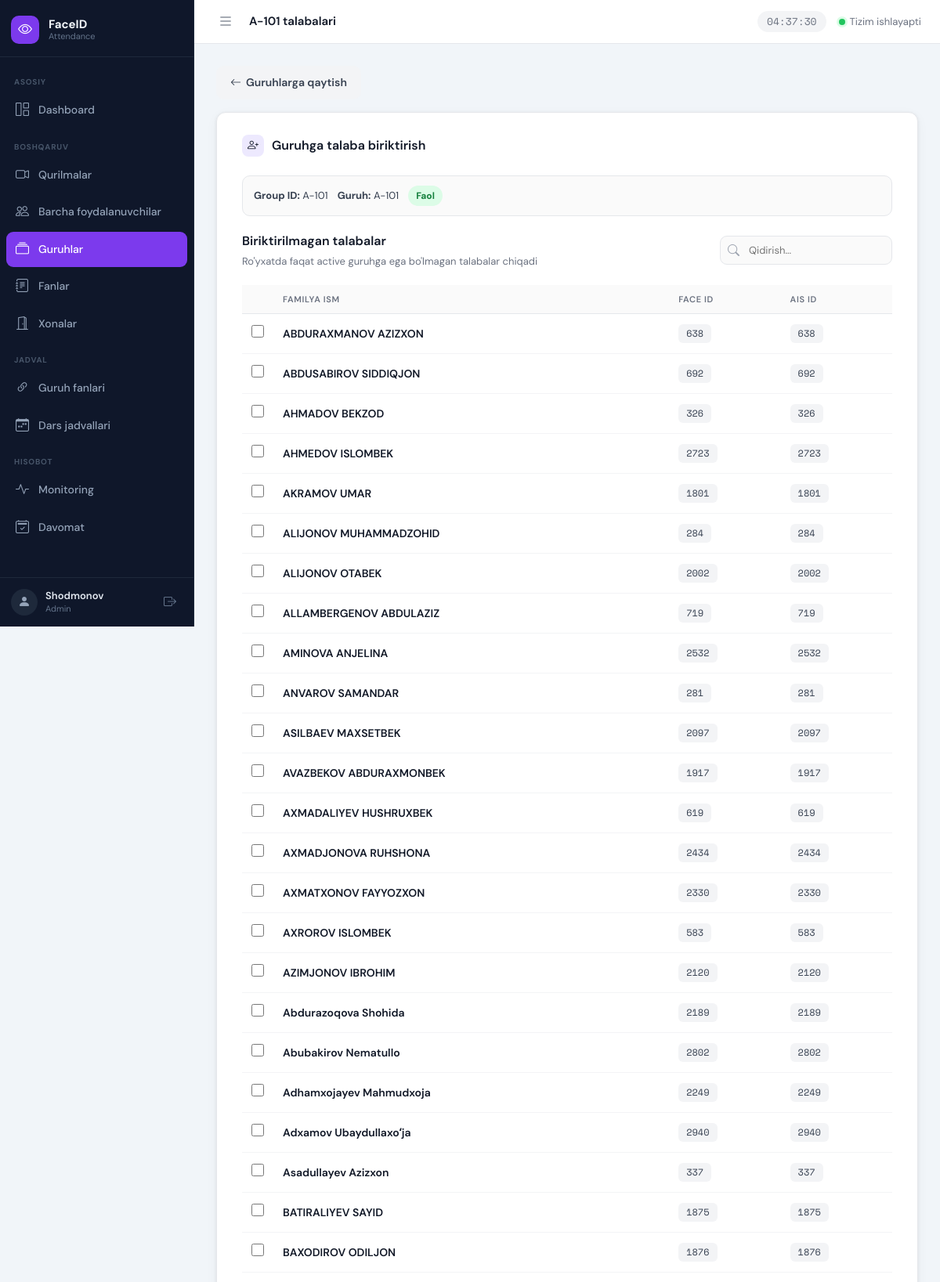
/groups/8/students/ (signed in, upper part), run on the app's committed database.
### apps/groups/models.py (models this page shows, shortened)
class Group(models.Model):
    group_id = models.CharField(max_length=100, unique=True, verbose_name="Group ID")
    group_name = models.CharField(max_length=150, unique=True, verbose_name="Guruh nomi")
    is_active = models.BooleanField(default=True, verbose_name="Faol")
    created_at = models.DateTimeField(auto_now_add=True)
    class Meta:
        verbose_name = "Guruh"
        verbose_name_plural = "Guruhlar"
        ordering = ['group_name']

### apps/user_management/models.py (models this page shows, shortened)
class UserProfile(models.Model):
    class Role(models.TextChoices):
        STUDENT = 'student', 'Talaba'
        TEACHER = 'teacher', "O'qituvchi"
        STAFF   = 'staff',   'Xodim'
    face_id    = models.CharField(max_length=100, unique=True, default='', verbose_name="Face ID")
    ais_id     = models.CharField(max_length=100, unique=True, default='', verbose_name="AIS ID")
    last_name  = models.CharField(max_length=100, verbose_name="Familya")
    first_name = models.CharField(max_length=100, verbose_name="Ism")
    role       = models.CharField(max_length=20, choices=Role.choices, default=Role.STUDENT, verbose_name="Lavozim")
    auth_user  = models.OneToOneField(
        settings.AUTH_USER_MODEL,
        on_delete=models.SET_NULL,
        null=True,
        blank=True,
        related_name='linked_profile',
        verbose_name='Tizim foydalanuvchisi',
    )
    is_active  = models.BooleanField(default=True, verbose_name="Faol")
    created_at = models.DateTimeField(auto_now_add=True)
    class Meta:
        verbose_name        = "Foydalanuvchi"
        verbose_name_plural = "Foydalanuvchilar"
        ordering            = ['last_name', 'first_name']
    def get_full_name(self):
        return f"{self.last_name} {self.first_name}"

### apps/groups/views.py (the view, shortened to what this page needs)
# urls.py: path('<int:group_pk>/students/', views.group_students, name='group_students'),
@login_required
def group_students(request, group_pk):
    group = get_object_or_404(Group, pk=group_pk)
    error = None
    memberships = GroupStudent.objects.select_related('student').filter(group=group)
    available_students = UserProfile.objects.filter(
        role=UserProfile.Role.STUDENT,
        is_active=True,
    ).exclude(group_memberships__is_active=True).order_by('last_name', 'first_name')
    return render(request, 'groups/group_students.html', {
        'group': group,
        'memberships': memberships,
        'available_students': available_students,
        'error': error,
    })

### apps/groups/templates/groups/group_students.html (shortened to what this page needs)
{% extends 'base.html' %}
{% load static %}
{% block page_title %}{{ group.group_name }} talabalari{% endblock %}
{% block nav_groups %}active{% endblock %}
{% block extra_css %}
<link rel="stylesheet" href="{% static 'groups/groups.css' %}">
{% endblock %}
{% block content %}
<div class="page-actions">
    <a href="{% url 'groups:group_list' %}" class="btn-secondary">
        <i class="bi bi-arrow-left"></i>
        Guruhlarga qaytish
    </a>
</div>
<div class="card">
    <div class="card-title">
        <div class="icon"><i class="bi bi-person-plus"></i></div>
        Guruhga talaba biriktirish
    </div>
    <div class="group-summary">
        <span><strong>Group ID:</strong> {{ group.group_id }}</span>
        <span><strong>Guruh:</strong> {{ group.group_name }}</span>
        <span class="status-pill {% if group.is_active %}active{% else %}inactive{% endif %}">
            {% if group.is_active %}Faol{% else %}Nofaol{% endif %}
        </span>
    </div>
    <form method="post">
        <div class="table-header assignment-header">
            <div>
                <h2>Biriktirilmagan talabalar</h2>
                <div class="table-meta">
                    Ro'yxatda faqat active guruhga ega bo'lmagan talabalar chiqadi
                </div>
            </div>
            <div class="table-filters">
                <div class="search-wrap">
                    <input type="text" id="availableSearch" placeholder="Qidirish..." oninput="filterAvailableStudents()">
                </div>
            </div>
        </div>
        <table id="availableStudentsTable">
            <thead>
                <tr>
                    <th></th>
                    <th>Familya Ism</th>
                    <th>Face ID</th>
                    <th>AIS ID</th>
                </tr>
            </thead>
            <tbody>
                {% for student in available_students %}
                <tr>
                    <td class="check-cell">
                        <input type="checkbox" name="students" value="{{ student.id }}">
                    </td>
                    <td class="name">{{ student.get_full_name }}</td>
                    <td><span class="id-badge">{{ student.face_id }}</span></td>
                    <td><span class="id-badge">{{ student.ais_id }}</span></td>
                </tr>
                {% empty %}
                <tr>
                    <td colspan="4" class="empty-row">
                        Biriktirilmagan active talabalar topilmadi.
                    </td>
                </tr>
                {% endfor %}
            </tbody>
        </table>
    </form>
</div>
{% endblock %}

### templates/base.html (shortened to what this page needs)
{% load static %}
<!DOCTYPE html>
<html lang="uz">
<head>
    <link rel="stylesheet" href="https://cdn.jsdelivr.net/npm/bootstrap-icons@1.11.3/font/bootstrap-icons.min.css">
    <link rel="stylesheet" href="{% static 'css/dashboard.css' %}">
    {% block extra_css %}{% endblock %}
</head>
<body>
<aside class="sidebar" id="sidebar">
    <div class="sidebar-logo">
        <div class="logo-icon">
            <i class="bi bi-eye"></i>
        </div>
        <div class="logo-text">
            <span class="logo-title">FaceID</span>
            <span class="logo-sub">Attendance</span>
        </div>
    </div>
    <nav class="sidebar-nav">
        <div class="nav-section-label">Asosiy</div>
        <a href="{% url 'core:dashboard' %}" class="nav-item {% block nav_dashboard %}{% endblock %}">
            <span class="nav-icon"><i class="bi bi-grid-1x2"></i></span>
            <span class="nav-label">Dashboard</span>
        </a>
        <div class="nav-section-label">Boshqaruv</div>
        <a href="{% url 'devices:device_list' %}" class="nav-item {% block nav_devices %}{% endblock %}">
            <span class="nav-icon"><i class="bi bi-camera-video"></i></span>
            <span class="nav-label">Qurilmalar</span>
        </a>
        <a href="{% url 'user_management:user_list' %}" class="nav-item user-menu-parent {% block nav_users %}{% endblock %}" id="userMenuParent">
            <span class="nav-icon"><i class="bi bi-people"></i></span>
            <span class="nav-label">Barcha foydalanuvchilar</span>
        </a>
        <a href="{% url 'groups:group_list' %}" class="nav-item {% block nav_groups %}{% endblock %}">
            <span class="nav-icon"><i class="bi bi-collection"></i></span>
            <span class="nav-label">Guruhlar</span>
        </a>
        <a href="{% url 'subjects:subject_list' %}" class="nav-item {% block nav_subjects %}{% endblock %}">
            <span class="nav-icon"><i class="bi bi-journal-text"></i></span>
            <span class="nav-label">Fanlar</span>
        </a>
        <a href="{% url 'rooms:room_list' %}" class="nav-item {% block nav_rooms %}{% endblock %}">
            <span class="nav-icon"><i class="bi bi-door-open"></i></span>
            <span class="nav-label">Xonalar</span>
        </a>
        <div class="nav-section-label">Jadval</div>
        <a href="{% url 'schedule:group_subject_list' %}" class="nav-item {% block nav_schedule_groups %}{% endblock %}">
            <span class="nav-icon"><i class="bi bi-link-45deg"></i></span>
            <span class="nav-label">Guruh fanlari</span>
        </a>
        <a href="{% url 'schedule:lesson_slot_list' %}" class="nav-item {% block nav_schedule_slots %}{% endblock %}">
            <span class="nav-icon"><i class="bi bi-calendar-week"></i></span>
            <span class="nav-label">Dars jadvallari</span>
        </a>
        <div class="nav-section-label">Hisobot</div>
        <a href="{% url 'devices:monitoring' %}" class="nav-item {% block nav_monitoring %}{% endblock %}">
            <span class="nav-icon"><i class="bi bi-activity"></i></span>
            <span class="nav-label">Monitoring</span>
        </a>
        <a href="#" class="nav-item {% block nav_attendance %}{% endblock %}">
            <span class="nav-icon"><i class="bi bi-calendar2-check"></i></span>
            <span class="nav-label">Davomat</span>
        </a>
    </nav>
    <div class="sidebar-footer">
        <div class="sidebar-user">
            <div class="user-avatar">
                <i class="bi bi-person-fill"></i>
            </div>
            <div class="user-info">
                <span class="user-name">{{ request.user.get_full_name|default:request.user.username }}</span>
                <span class="user-role">Admin</span>
            </div>
        </div>
        <a href="{% url 'logout' %}" class="logout-btn" title="Chiqish">
            <i class="bi bi-box-arrow-right"></i>
        </a>
    </div>
</aside>
<div class="main-wrapper">
    <header class="topbar">
        <div class="topbar-left">
            <button class="sidebar-toggle" id="sidebarToggle" title="Sidebar">
                <i class="bi bi-list"></i>
            </button>
            <div class="page-breadcrumb">
                <span class="breadcrumb-page">{% block page_title %}Dashboard{% endblock %}</span>
            </div>
        </div>
        <div class="topbar-right">
            <div class="topbar-time" id="liveTime"></div>
            <div class="topbar-status">
                <span class="status-dot online"></span>
                <span class="status-text">Tizim ishlayapti</span>
            </div>
        </div>
    </header>
    <main class="main-content">
        {% block content %}{% endblock %}
    </main>
</div>
</body>
</html>

### apps/groups/static/groups/groups.css (style rules this page uses)
.card { background: #ffffff; border-radius: 12px; box-shadow: 0 1px 4px rgba(0,0,0,0.07), 0 4px 16px rgba(0,0,0,0.04); padding: 28px 32px; margin-bottom: 24px; border: 1px solid #e5e7eb; }
.card-title { display: flex; align-items: center; gap: 10px; font-size: 16px; font-weight: 600; margin-bottom: 24px; color: #111827; }
.card-title .icon { width: 28px; height: 28px; background: #ede9fe; border-radius: 8px; display: grid; place-items: center; font-size: 14px; }
.page-actions { display: flex; justify-content: flex-start; margin-bottom: 16px; }
.btn-primary, .btn-secondary { display: inline-flex; align-items: center; gap: 6px; font-family: 'DM Sans', sans-serif; font-size: 14px; font-weight: 600; padding: 11px 18px; border: none; border-radius: 10px; cursor: pointer; transition: background .15s, transform .1s; }
.btn-secondary { background: #f3f4f6; color: #374151; }
.table-header { display: flex; align-items: center; justify-content: space-between; margin-bottom: 20px; }
.table-header h2 { font-size: 16px; font-weight: 600; color: #111827; margin: 0 0 4px; }
.table-meta { color: #6b7280; font-size: 13px; }
.table-filters { display: flex; align-items: center; gap: 10px; }
.search-wrap { position: relative; }
.search-wrap input { padding: 9px 14px 9px 36px; border: 1.5px solid #e5e7eb; border-radius: 9px; background: #fafafa; font-size: 13px; font-family: 'DM Sans', sans-serif; width: 220px; }
table { width: 100%; border-collapse: collapse; }
thead th { text-align: left; font-size: 11px; font-weight: 600; text-transform: uppercase; letter-spacing: .06em; color: #6b7280; padding: 10px 12px; border-bottom: 1.5px solid #e5e7eb; }
tbody tr { border-bottom: 1px solid #f3f4f6; transition: background .12s; }
tbody td { padding: 13px 12px; font-size: 14px; color: #111827; vertical-align: middle; }
.name { font-weight: 600; }
.check-cell { width: 36px; }
.check-cell input { width: 16px; height: 16px; cursor: pointer; }
.group-summary { display: flex; align-items: center; flex-wrap: wrap; gap: 12px; padding: 12px 14px; margin-bottom: 20px; border: 1px solid #e5e7eb; border-radius: 10px; background: #fafafa; color: #374151; font-size: 13px; }
.status-pill { display: inline-flex; align-items: center; padding: 4px 10px; border-radius: 20px; font-size: 12px; font-weight: 700; }
.status-pill.active { background: #dcfce7; color: #15803d; }
.assignment-header { margin-top: 4px; }
.id-badge { display: inline-block; background: #f3f4f6; color: #374151; padding: 3px 10px; border-radius: 6px; font-size: 12px; font-family: 'Space Mono', monospace; font-weight: 500; }

### data on the page
Group: group_name "A-101", group_id "A-101"
UserProfile: get_full_name "ABDURAXMANOV AZIZXON", face_id "638", ais_id "638"
UserProfile: get_full_name "ABDUSABIROV SIDDIQJON", face_id "692", ais_id "692"
UserProfile: get_full_name "AHMADOV BEKZOD", face_id "326", ais_id "326"
UserProfile: get_full_name "AHMEDOV ISLOMBEK", face_id "2723", ais_id "2723"
UserProfile: get_full_name "AKRAMOV UMAR", face_id "1801", ais_id "1801"
UserProfile: get_full_name "ALIJONOV MUHAMMADZOHID", face_id "284", ais_id "284"
UserProfile: get_full_name "ALIJONOV OTABEK", face_id "2002", ais_id "2002"
UserProfile: get_full_name "ALLAMBERGENOV ABDULAZIZ", face_id "719", ais_id "719"
UserProfile: get_full_name "AMINOVA ANJELINA", face_id "2532", ais_id "2532"
UserProfile: get_full_name "ANVAROV SAMANDAR", face_id "281", ais_id "281"
UserProfile: get_full_name "ASILBAEV MAXSETBEK", face_id "2097", ais_id "2097"
UserProfile: get_full_name "AVAZBEKOV ABDURAXMONBEK", face_id "1917", ais_id "1917"
UserProfile: get_full_name "AXMADALIYEV HUSHRUXBEK", face_id "619", ais_id "619"
UserProfile: get_full_name "AXMADJONOVA RUHSHONA", face_id "2434", ais_id "2434"
UserProfile: get_full_name "AXMATXONOV FAYYOZXON", face_id "2330", ais_id "2330"
UserProfile: get_full_name "AXROROV ISLOMBEK", face_id "583", ais_id "583"
UserProfile: get_full_name "AZIMJONOV IBROHIM", face_id "2120", ais_id "2120"
UserProfile: get_full_name "Abdurazoqova Shohida", face_id "2189", ais_id "2189"
UserProfile: get_full_name "Abubakirov Nematullo", face_id "2802", ais_id "2802"
UserProfile: get_full_name "Adhamxojayev Mahmudxoja", face_id "2249", ais_id "2249"
UserProfile: get_full_name "Adxamov Ubaydullaxoʻja", face_id "2940", ais_id "2940"
UserProfile: get_full_name "Asadullayev Azizxon", face_id "337", ais_id "337"
UserProfile: get_full_name "BATIRALIYEV SAYID", face_id "1875", ais_id "1875"
UserProfile: get_full_name "BAXODIROV ODILJON", face_id "1876", ais_id "1876"

### other printed values
{{ request.user.get_full_name|default:request.user.username }} "Shodmonov"
